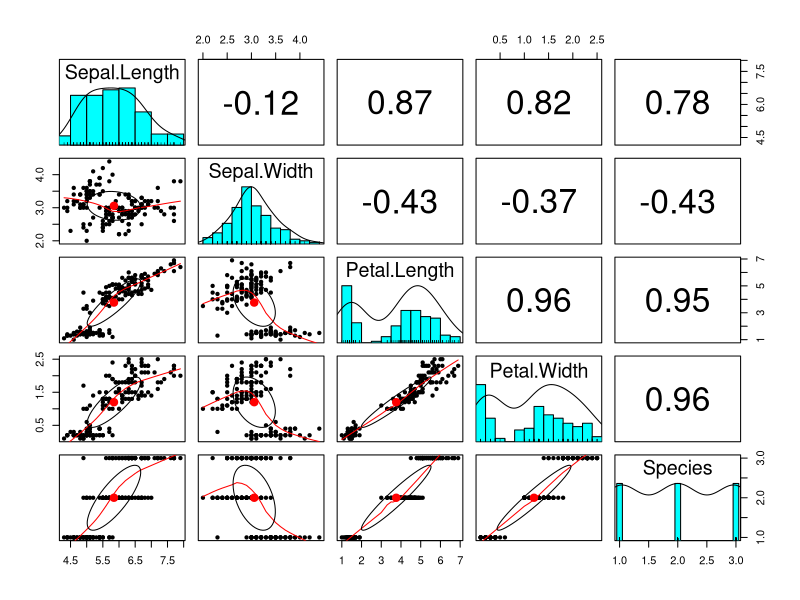
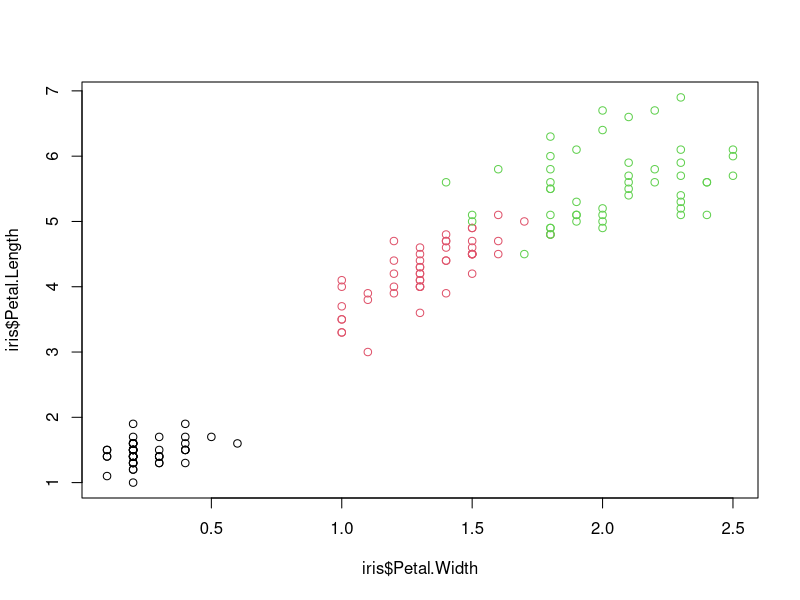
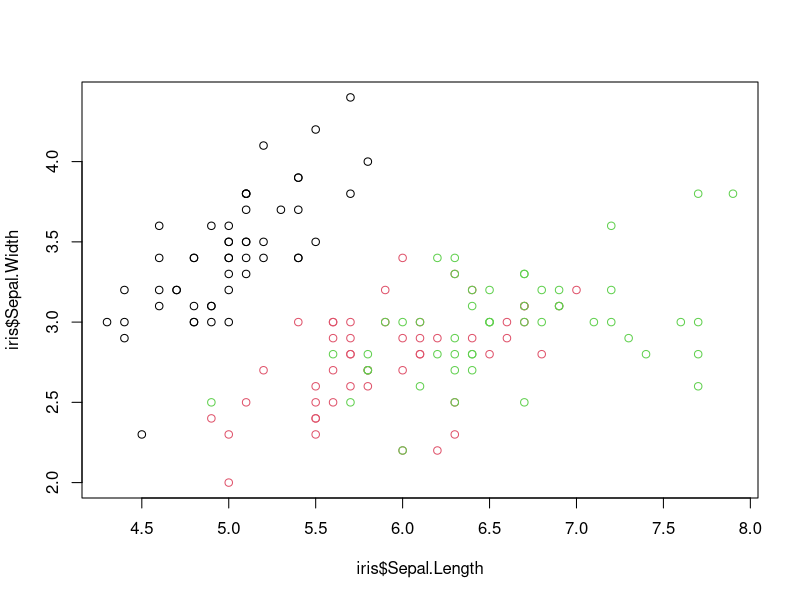
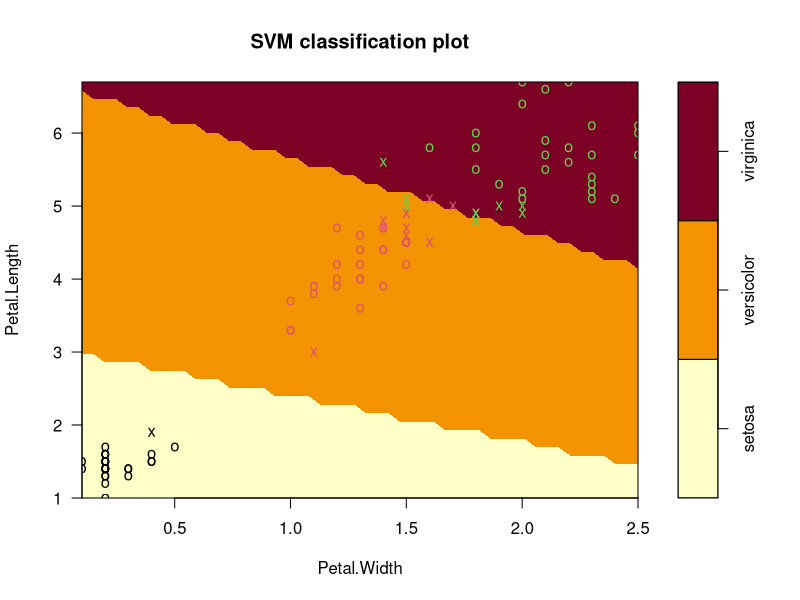
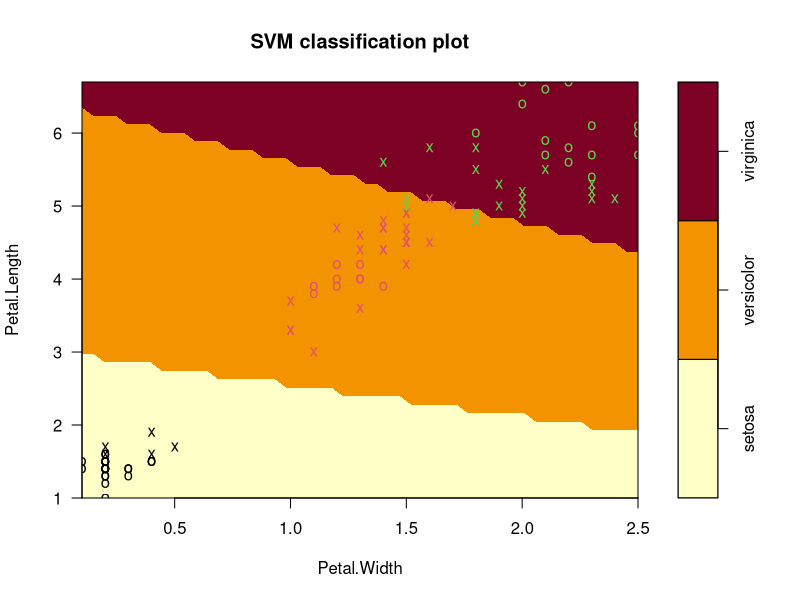
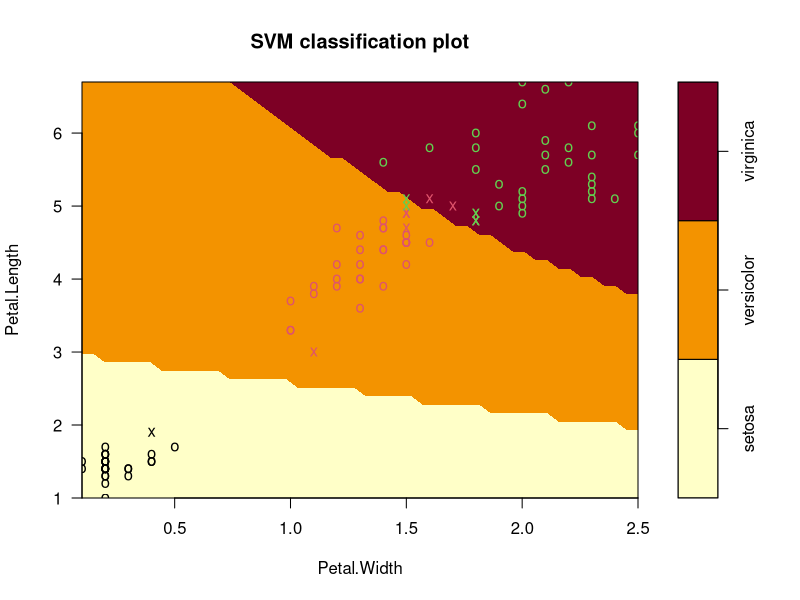

These charts were generated, in order, by the following R code:
#svm on iris dataset
library(psych)
pairs.panels(iris)

plot(iris$Petal.Width, iris$Petal.Length, col = iris$Species)
plot(iris$Sepal.Length, iris$Sepal.Width, col = iris$Species)

#deduction: best relationship is b/w Petal Length and Petal Width

#split
s <- sample(150,100)
col <- c('Petal.Length', 'Petal.Width', 'Species')
train <- iris[s, col]
test <- iris[-s, col]

#Attempt1:
install.packages("e1071")
library(e1071)
svm_model <- svm(Species ~., data = train, kernel = 'linear', scale = FALSE)
print(svm_model)
plot(svm_model, train)

p1 <- predict(svm_model, test,  type = 'class')
table(test[,3], p1)

#Attempt2:

#C is the cost of classification.
#A large C gives you low bias and high variance.
#Low bias because you penalize the cost of missclasification a lot.
#A small C gives you higher bias and lower variance.
#Gamma is the parameter of a Gaussian Kernel (to handle non-linear classification)

tuned <- tune(svm, Species ~., data = train, kernel = 'linear',
              ranges = list(cost = c(0.001,0.01,0.1,1,10,100)))
summary(tuned)
svm_model <- svm(Species ~., data = train, kernel = 'linear', scale = F, cost = 0.1)
print(svm_model)
plot(svm_model, train)

p1 <- predict(svm_model, test, type = 'class')
table(test[,3], p1)

#Attempt3: Using 'non-linear' kernel
tuned <- tune(svm, Species ~., data = train, kernel = 'polynomial', scale = F,
              ranges = list(gamma = c(0.333, 0.555, 0.777, 0.999, 1)))
summary(tuned)

svm_model <- svm(Species ~., data = train, scale = F, kernel = 'polynomial',
                 gamma = 0.333, cost = 0.1)

print(svm_model)
plot(svm_model, train)

p1 <- predict(svm_model, test, type = 'class')
table(p1, test[,3])
